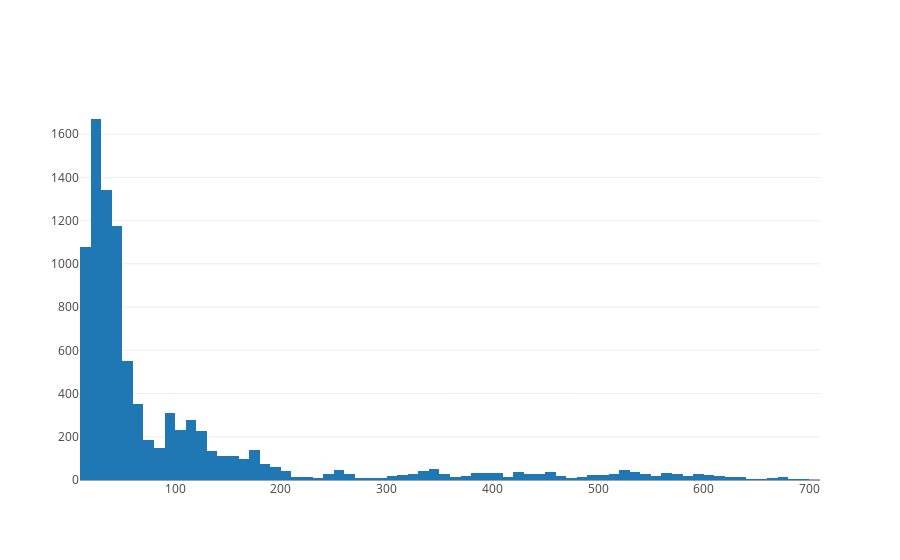

The cell this chart's notebook holds for it:
### Markdown cell above
## Histogram (absolute values)

### Code cell
trace = go.Histogram(x=opening_price)

data = [trace]
figure = dict(data=data)
iplot(figure)

### Figure 1 — Plotly figure (JSON) as saved in the notebook; plotly's stock layout.template omitted (floating-point values rounded to 4 significant figures; data arrays with more than 128 entries replaced by an {"elided": "..."} marker saying what was removed)
{"data": [{"type": "histogram", "uid": "0866a75c-becd-4751-9910-3a172d08e7e7", "x": {"elided": "9400 float values"}}], "layout": {}}
